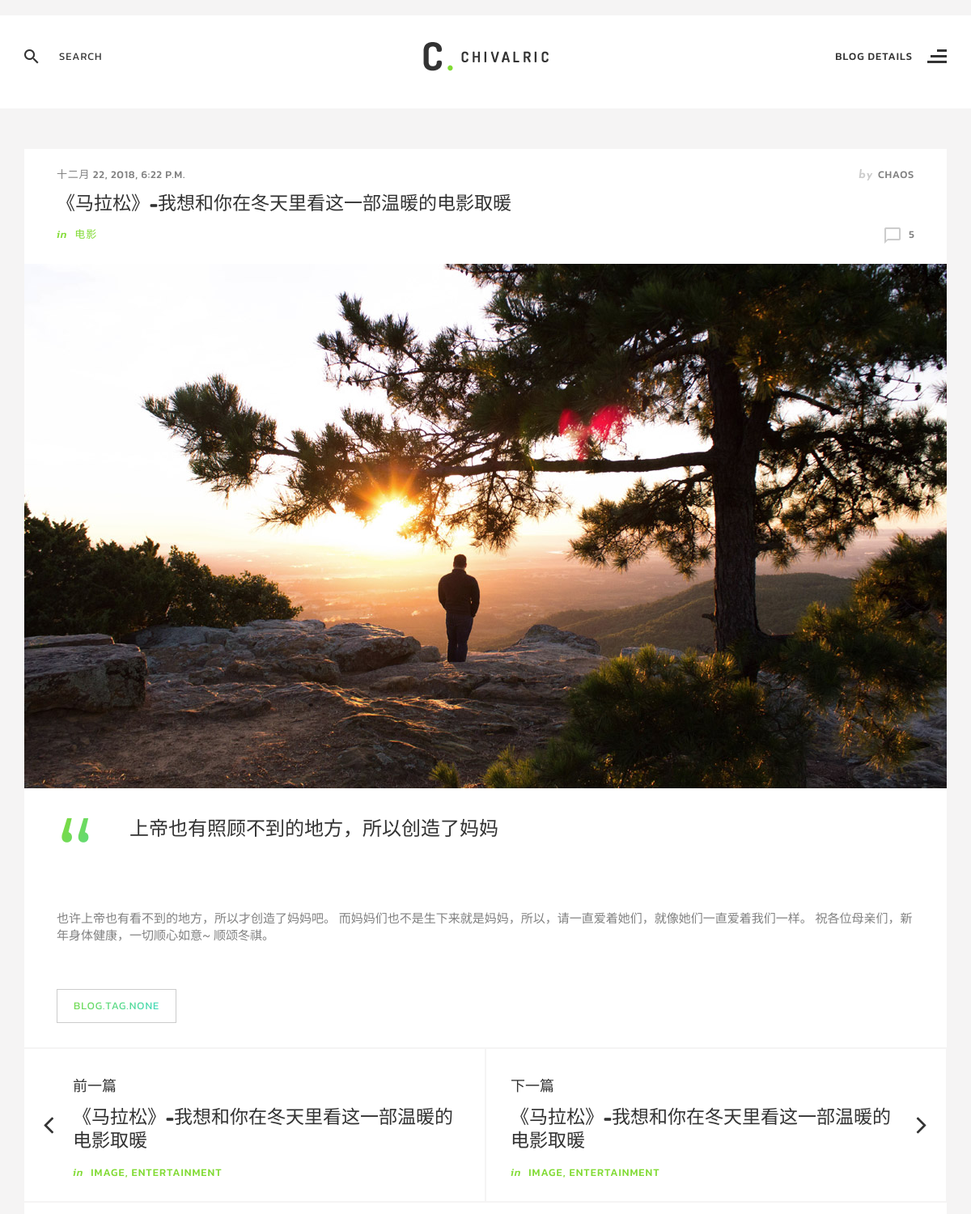
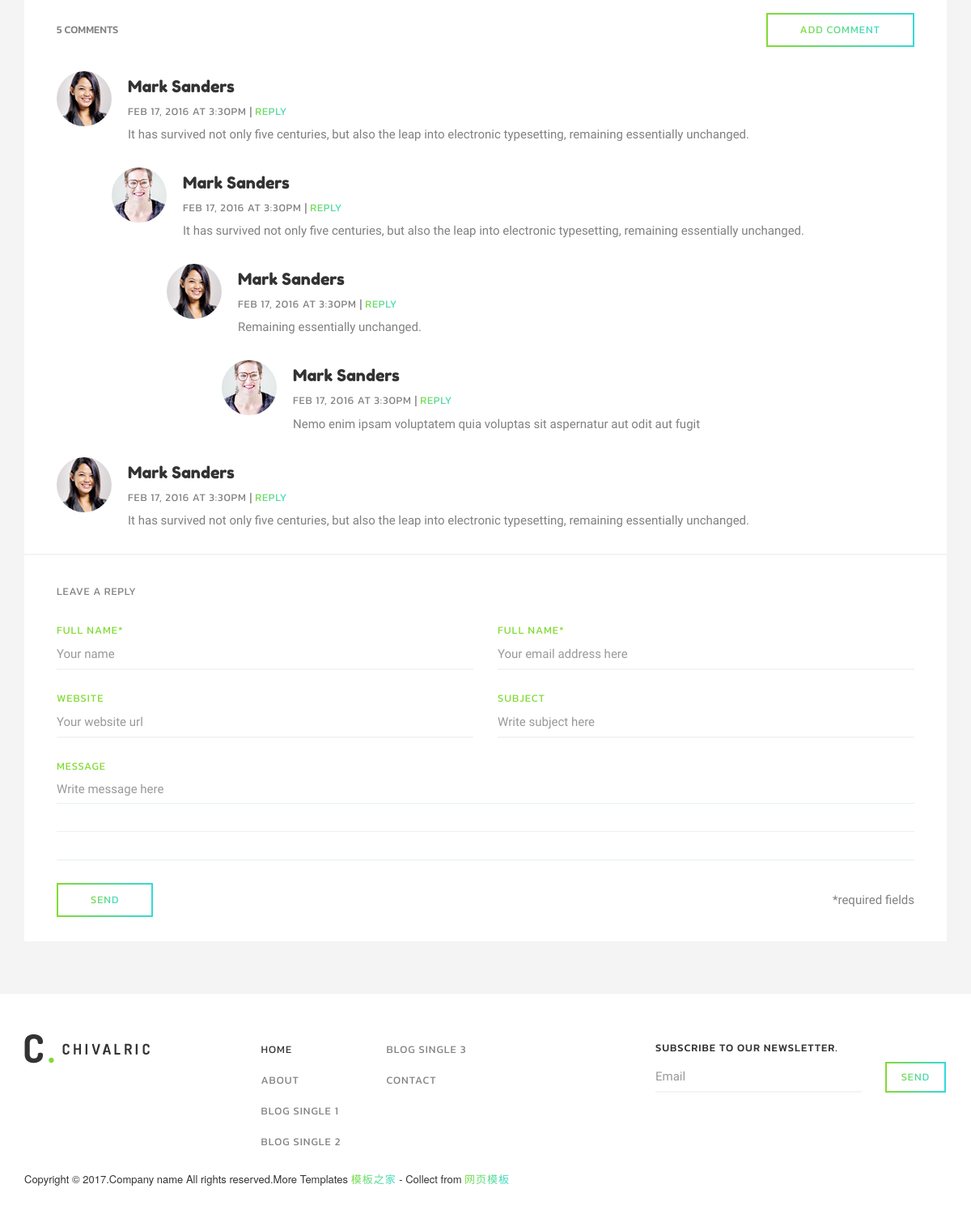
The app's page /post/2/ with its own data (2 pictures, top to bottom).
### blog/models.py (models this page shows, shortened)
@python_2_unicode_compatible
class Post(models.Model):
    title = models.CharField(max_length=70,verbose_name='标题')
    excerpt = models.CharField(max_length=200, blank=True, verbose_name='摘要')
    body = models.TextField(verbose_name='正文')
    created_time = models.DateTimeField(verbose_name='创建时间')
    modified_time = models.DateTimeField(verbose_name='修改时间')
    category = models.ForeignKey(Category,on_delete=models.CASCADE,verbose_name='类别')
    tags = models.ManyToManyField(Tag, blank=True,verbose_name='标签')
    author = models.ForeignKey(User,on_delete=models.CASCADE,verbose_name='作者')
    class Meta:
        verbose_name = '文章'
        verbose_name_plural = verbose_name
    def get_absolute_url_pre(self):
        if self.pk-1==0:
            return reverse('blog:index')
        return reverse('blog:detail', kwargs={'pk': self.pk-1})
    def get_absolute_url_next(self):
        num=Post.objects.all().count()
        if self.pk+1>num:
            return reverse('blog:index')
        return reverse('blog:detail', kwargs={'pk': self.pk+1})

@python_2_unicode_compatible
class Category(models.Model):
    name = models.CharField(max_length=100,verbose_name='名称')
    class Meta:
        verbose_name = '类别'
        verbose_name_plural = verbose_name
    def __str__(self):
        return self.name

### blog/views.py (the view)
# urls.py: url(r'^post/(?P<pk>[0-9]+)/$', views.detail, name='detail'),
def detail(request, pk):
    post = get_object_or_404(Post, pk=pk)
    return render(request, 'blog/detail.html', context={'post': post})

### templates/blog/detail.html (shortened to what this page needs)
﻿{% load staticfiles %}
<!DOCTYPE html>
<html lang="en">
<head>
<link rel="stylesheet" href="{% static 'blog/css/bootstrap.min.css' %}">
<link rel="stylesheet" href="{% static 'blog/css/font-awesome.min.css' %}">
<link rel="stylesheet" href="{% static 'blog/vendors/owl-carousel/assets/owl.carousel.css' %}">
<link rel="stylesheet" href="{% static 'blog/vendors/magnific-popup/magnific-popup.css' %}">
<link rel="stylesheet" href="{% static 'blog/vendors/flexslider/flexslider.css' %}">
<link href="{% static 'blog/css/style.css' %}" rel="stylesheet">
<link href="{% static 'blog/css/theme/green.css' %}" rel="stylesheet">
</head>
<body class="home">
<header class="row transparent white" data-spy="affix" data-offset-top="300" id="header">
    <div class="container">
        <div class="row top-header">
            <div class="col-sm-4 search-form-col">
                <form action="#" method="get" class="search-form">
                    <div class="input-group">
                        <span class="input-group-addon"><img src="{% static 'blog/images/search-icon-dark.png' %}" alt=""></span>
                        <input type="search" class="form-control" placeholder="search">
                    </div>
                </form>
            </div>
            <div class="col-sm-4 logo-col text-center">
                <a href="index6.html"><img src="{% static 'blog/images/logo-black-green.png' %}" alt=""></a>
            </div>
            <div class="col-sm-4 menu-trigger-col">
                <button class="menu-trigger black pull-right">
                    <span class="active-page">Blog Details</span>
                    <img src="{% static 'blog/images/menu-align-dark.png' %}" alt="" class="icon-burger">
                </button>
            </div>
        </div>
    </div>
</header>
<section class="row content-wrap single-nosidebar">
    <div class="container">
        <div class="row">
            <div class="col-sm-12 single-post-contents">
                <article class="single-post-content v2 row m0 post">
                    <header class="row">
                        <h5 class="post-meta">
                            <a href="#" class="date">{{ post.created_time }}</a>
                            <span class="post-author"><i>by</i><a href="#">{{ post.author }}</a></span>
                        </h5>
                        <h2 class="post-title">{{ post.title }}</h2>
                        <div class="row">
                            <h5 class="taxonomy pull-left"><i>in</i> <a href="#">{{ post.category }}</a></h5>
                            <div class="response-count pull-right"><img src="{% static 'blog/images/comment-icon-gray.png' %}" alt="">5</div>
                        </div>
                    </header>
                    <div class="featured-content row m0">
                        <a href="#"><img src="{% static 'blog/images/featured-posts/3.jpg' %}" alt=""></a>
                    </div>
                    <div class="post-content row">
                        <blockquote class="has-sign row m0">
                            <div>
                                <p>{{ post.excerpt }}</p>
                            </div>
                        </blockquote>
                        <div class="post-body">
                            <p>{{ post.body }}</p>
                        </div>
                    </div>
                    <div class="row m0 tags">
                        <a href="#" class="tag">{{ post.tags }}</a>
                    </div>
                    <ul class="pager">
                        <li>
                            <h4>前一篇</h4>
                            <h2 class="post-title"><a href="{{ post.get_absolute_url_pre }}">{{ post.title }}</a></h2>
                            <h5 class="taxonomy pull-left"><i>in</i> <a href="#">image</a>, <a href="#">entertainment</a></h5>
                        </li>
                        <li>
                            <h4>下一篇</h4>
                            <h2 class="post-title"><a href="{{ post.get_absolute_url_next }}">{{ post.title }}</a></h2>
                            <h5 class="taxonomy pull-left"><i>in</i> <a href="#">image</a>, <a href="#">entertainment</a></h5>
                        </li>
                    </ul>
                    <div class="row m0 comments">
                        <h5 class="response-count">5 comments<a href="#comment-form" class="btn btn-primary pull-right"><span>add comment</span></a></h5>
                        <div class="media comment">
                            <div class="media-left">
                                <a href="#"><img src="{% static 'blog/images/posts/c1.jpg' %}" alt="" class="img-circle"></a>
                            </div>
                            <div class="media-body">
                                <h4><a href="#">Mark Sanders</a></h4>
                                <h5><a href="#" class="date">feb 17, 2016 at 3:30pm</a> | <a href="#" class="reply-link">reply</a></h5>
                                <p>It has survived not only five centuries, but also the leap into electronic typesetting, remaining essentially unchanged.</p>
                                <div class="media comment reply">
                                    <div class="media-left">
                                        <a href="#"><img src="{% static 'blog/images/posts/c2.jpg' %}" alt="" class="img-circle"></a>
                                    </div>
                                    <div class="media-body">
                                        <h4><a href="#">Mark Sanders</a></h4>
                                        <h5><a href="#" class="date">feb 17, 2016 at 3:30pm</a> | <a href="#" class="reply-link">reply</a></h5>
                                        <p>It has survived not only five centuries, but also the leap into electronic typesetting, remaining essentially unchanged.</p>
                                        <div class="media comment reply">
                                            <div class="media-left">
                                                <a href="#"><img src="{% static 'blog/images/posts/c1.jpg' %}" alt="" class="img-circle"></a>
                                            </div>
                                            <div class="media-body">
                                                <h4><a href="#">Mark Sanders</a></h4>
                                                <h5><a href="#" class="date">feb 17, 2016 at 3:30pm</a> | <a href="#" class="reply-link">reply</a></h5>
                                                <p>Remaining essentially unchanged.</p>
                                                <div class="media comment reply">
                                                    <div class="media-left">
                                                        <a href="#"><img src="{% static 'blog/images/posts/c2.jpg' %}" alt="" class="img-circle"></a>
                                                    </div>
                                                    <div class="media-body">
                                                        <h4><a href="#">Mark Sanders</a></h4>
                                                        <h5><a href="#" class="date">feb 17, 2016 at 3:30pm</a> | <a href="#" class="reply-link">reply</a></h5>
                                                        <p>Nemo enim ipsam voluptatem quia voluptas sit aspernatur aut odit aut fugit</p>
                                                    </div>
                                                </div>
                                            </div>
                                        </div>
                                    </div>
                                </div>
                            </div>
                        <div class="media comment">
                            <div class="media-left">
                                <a href="#"><img src="{% static 'blog/images/posts/c1.jpg' %}" alt="" class="img-circle"></a>
                            </div>
                            <div class="media-body">
                                <h4><a href="#">Mark Sanders</a></h4>
                                <h5><a href="#" class="date">feb 17, 2016 at 3:30pm</a> | <a href="#" class="reply-link">reply</a></h5>
                                <p>It has survived not only five centuries, but also the leap into electronic typesetting, remaining essentially unchanged.</p>
                            </div>
                        </div>
                    </div>
                    </div>
                    <form action="#" method="post" class="comment-form row" id="comment-form">
                        <h5 class="form-title">leave a reply</h5>
                        <div class="form-group col-sm-6">
                            <label for="name">full name*</label>
                            <input type="text" id="name" class="form-control" placeholder="Your name" required>
                        </div>
                        <div class="form-group col-sm-6">
                            <label for="email">full name*</label>
                            <input type="email" id="email" class="form-control" placeholder="Your email address here" required>
                        </div>
                        <div class="form-group col-sm-6">
                            <label for="website">website</label>
                            <input type="url" id="website" class="form-control" placeholder="Your website url" >
                        </div>
                        <div class="form-group col-sm-6">
                            <label for="subject">subject</label>
                            <input type="text" id="subject" class="form-control" placeholder="Write subject here" required>
                        </div>
                        <div class="form-group col-sm-12">
                            <label for="message">message</label>
                            <textarea name="message" id="message" class="form-control" placeholder="Write message here"></textarea>
                        </div>
                        <div class="col-sm-12">
                            <button type="submit" class="btn-primary"><span>send</span></button>
                            <h5 class="pull-right">*required fields</h5>
                        </div>
                    </form>
                </article>
            </div>
        </div>
    </div>
</section>
<footer class="row" id="footer">
    <div class="container">
        <div class="row top-footer">
            <div class="widget col-sm-3 widget-about">
                <div class="row m0"><a href="index.html"><img src="{% static 'blog/images/logo-black-green.png' %}" alt=""></a></div>
            </div>
            <div class="widget col-sm-5 widget-menu">
                <div class="row">
                    <ul class="nav column-menu white-bg">
                        <li class="active"><a href="index.html">Home</a></li>
                        <li><a href="about.html">About</a></li>
                        <li><a href="single.html">Blog Single 1</a></li>
                        <li><a href="single2.html">Blog Single 2</a></li>
                    </ul>
                    <ul class="nav column-menu white-bg">
                        <li><a href="single3.html">Blog Single 3</a></li>
                        <li><a href="contact.html">contact</a></li>
                    </ul>
                </div>
            </div>
            <div class="widget col-sm-4 widget-subscribe">
                <h5 class="widget-title">subscribe to our newsletter.</h5>
                <form action="#" method="post" class="form-inline subscribe-form">
                    <div class="form-group">
                        <input type="email" class="form-control" placeholder="Email">
                    </div>
                    <button type="submit" class="btn btn-primary btn-sm"><span>send</span></button>
                </form>
            </div>
        </div>
        <h5 class="copyright">Copyright &copy; 2017.Company name All rights reserved.More Templates <a href="http://www.cssmoban.com/" target="_blank" title="模板之家">模板之家</a> - Collect from <a href="http://www.cssmoban.com/" title="网页模板" target="_blank">网页模板</a></h5>
    </div>
</footer>
</body>
</html>

### blog/static/blog/css/theme/green.css (style rules this page uses)
.btn-primary { border-left-color: #81db34; border-right-color: #34d9da; background-image: -webkit-linear-gradient(left, #81db34 0%, #34d9da 100%), -webkit-linear-gradient(left, #81db34 0%, #34d9da 100%); background-image: -moz-linear-gradient(left, #81db34 0%, #34d9da 100%), -moz-linear-gradient(left, #81db34 0%, #34d9da 100%); background-image: -o-linear-gradient(left, #81db34 0%, #34d9da 100%), -o-linear-gradient(left, #81db34 0%, #34d9da 100%); background-image: linear-gradient(to right, #81db34 0%, #34d9da 100%), linear-gradient(to right, #81db34 0%, #34d9da 100%); }
.btn-primary span { background: -webkit-linear-gradient(330deg, #81db34 0%, #34d9da 100%); -webkit-background-clip: text; -webkit-text-fill-color: transparent; color: #34d9da; }
.copyright a { background: -webkit-linear-gradient(330deg, #81db34 0%, #34d9da 100%); -webkit-background-clip: text; -webkit-text-fill-color: transparent; color: #34d9da; }
.taxonomy { background: none; -webkit-background-clip: text; -webkit-text-fill-color: #81db34; color: #81db34; }
.taxonomy a { color: #81db34; }
.form-group label { color: #81db34; }
.single-post-content .post-content blockquote.has-sign:before { background: -webkit-linear-gradient(330deg, #81db34 0%, #34d9da 100%); -webkit-background-clip: text; -webkit-text-fill-color: transparent; color: #34d9da; }
.tags .tag { background: -webkit-linear-gradient(330deg, #81db34 0%, #34d9da 100%); -webkit-background-clip: text; -webkit-text-fill-color: transparent; color: #34d9da; }
.comment .media-body h5 .reply-link { background: -webkit-linear-gradient(330deg, #81db34 0%, #34d9da 100%); -webkit-background-clip: text; -webkit-text-fill-color: transparent; color: #34d9da; }

### records on screen
Post: created_time "十二月 22, 2018, 6:22 P.M.", author "CHAOS", title "《马拉松》-我想和你在冬天里看这一部温暖的电影取暖", category "电影", excerpt "上帝也有照顾不到的地方，所以创造了妈妈", body "也许上帝也有看不到的地方，所以才创造了妈妈吧。 而妈妈们也不是生下来就是妈妈，所以，请一直爱着她们，就像她们一直爱着我们一样。 祝各位母亲们，新年身体健康，一切顺心如意~ 顺颂冬祺。", tags "BLOG.TAG.NONE"
